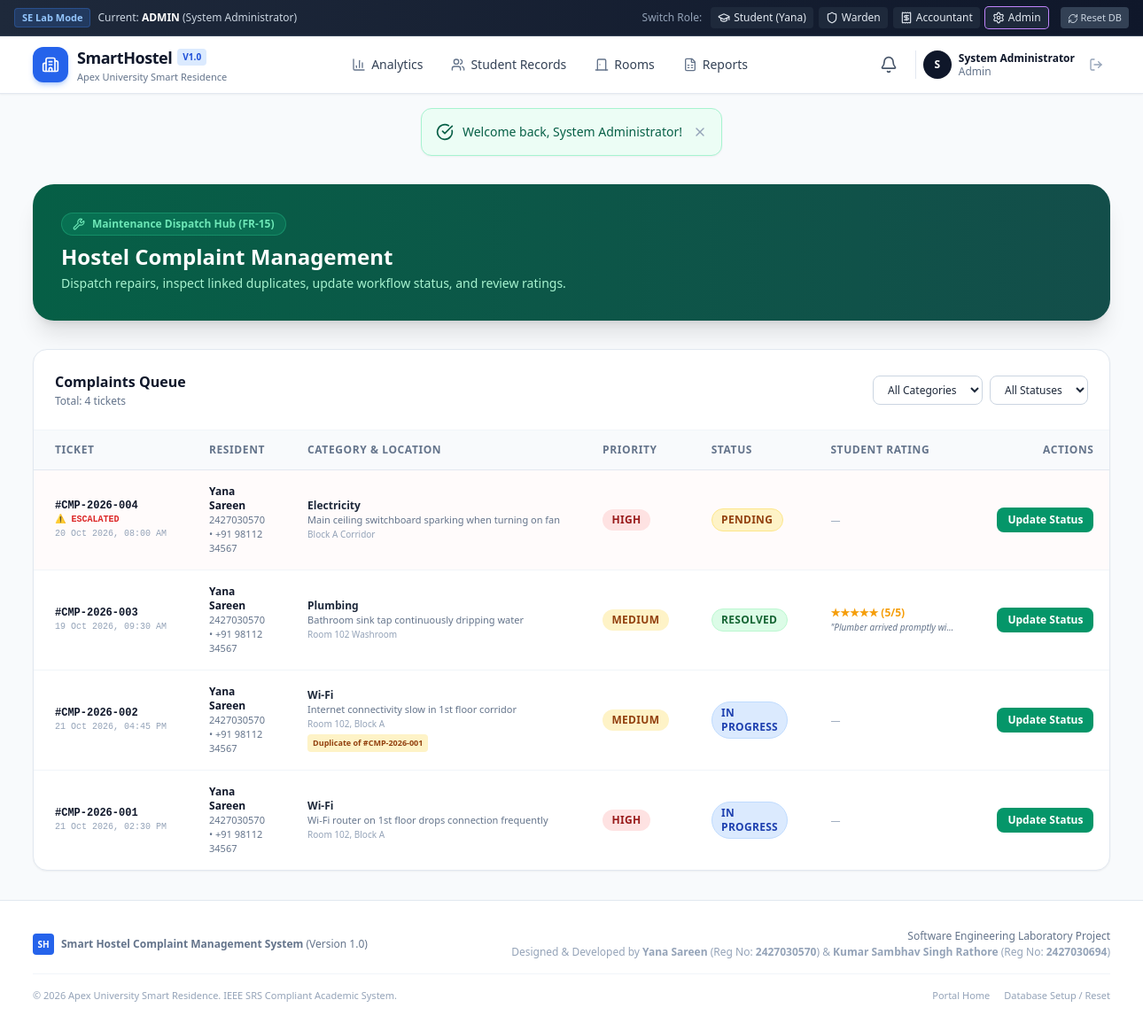
Page /warden_complaints.php (signed in) on the committed database.
### tables this page shows
CREATE TABLE `complaints` (
  `id` INT AUTO_INCREMENT PRIMARY KEY,
  `ticket_id` VARCHAR(30) NOT NULL UNIQUE,
  `student_id` INT NOT NULL,
  `room_id` INT DEFAULT NULL,
  `location_details` VARCHAR(150) DEFAULT NULL,
  `category` ENUM('Electricity', 'Plumbing', 'Wi-Fi', 'Cleaning', 'Furniture', 'Other') NOT NULL,
  `priority` ENUM('High', 'Medium', 'Low') NOT NULL DEFAULT 'Medium',
  `title` VARCHAR(150) NOT NULL,
  `description` TEXT NOT NULL,
  `status` ENUM('Pending', 'In Progress', 'Resolved') NOT NULL DEFAULT 'Pending',
  `is_escalated` TINYINT(1) NOT NULL DEFAULT 0,
  `parent_duplicate_id` INT DEFAULT NULL,
  `assigned_staff_id` INT DEFAULT NULL,
  `staff_notes` TEXT DEFAULT NULL,
  `resolved_at` DATETIME DEFAULT NULL,
  `created_at` DATETIME DEFAULT CURRENT_TIMESTAMP,
  FOREIGN KEY (`student_id`) REFERENCES `students`(`id`) ON DELETE CASCADE,
  FOREIGN KEY (`room_id`) REFERENCES `rooms`(`id`) ON DELETE SET NULL,
  FOREIGN KEY (`assigned_staff_id`) REFERENCES `users`(`id`) ON DELETE SET NULL
);

CREATE TABLE `users` (
  `id` INT AUTO_INCREMENT PRIMARY KEY,
  `name` VARCHAR(100) NOT NULL,
  `email` VARCHAR(100) NOT NULL UNIQUE,
  `password` VARCHAR(255) NOT NULL,
  `role` ENUM('student', 'warden', 'accountant', 'admin') NOT NULL DEFAULT 'student',
  `phone` VARCHAR(20) DEFAULT NULL,
  `reg_no` VARCHAR(50) DEFAULT NULL,
  `avatar` VARCHAR(255) DEFAULT 'assets/img/default-avatar.png',
  `created_at` DATETIME DEFAULT CURRENT_TIMESTAMP
);

CREATE TABLE `students` (
  `id` INT AUTO_INCREMENT PRIMARY KEY,
  `user_id` INT NOT NULL,
  `reg_no` VARCHAR(50) NOT NULL UNIQUE,
  `room_id` INT DEFAULT NULL,
  `department` VARCHAR(100) NOT NULL,
  `year` VARCHAR(20) NOT NULL DEFAULT '2nd Year',
  `gender` ENUM('Male', 'Female', 'Other') NOT NULL DEFAULT 'Female',
  `emergency_contact` VARCHAR(150) DEFAULT NULL,
  `check_in_date` DATE DEFAULT NULL,
  `check_out_date` DATE DEFAULT NULL,
  `status` VARCHAR(50) NOT NULL DEFAULT 'Active Resident',
  FOREIGN KEY (`user_id`) REFERENCES `users`(`id`) ON DELETE CASCADE,
  FOREIGN KEY (`room_id`) REFERENCES `rooms`(`id`) ON DELETE SET NULL
);

CREATE TABLE `complaint_feedback` (
  `id` INT AUTO_INCREMENT PRIMARY KEY,
  `complaint_id` INT NOT NULL UNIQUE,
  `student_id` INT NOT NULL,
  `rating` INT NOT NULL CHECK (`rating` >= 1 AND `rating` <= 5),
  `comment` TEXT DEFAULT NULL,
  `created_at` DATETIME DEFAULT CURRENT_TIMESTAMP,
  FOREIGN KEY (`complaint_id`) REFERENCES `complaints`(`id`) ON DELETE CASCADE,
  FOREIGN KEY (`student_id`) REFERENCES `students`(`id`) ON DELETE CASCADE
);

### config.php (called while the page is built, shortened)
<?php
function time_ago($datetime) {
    $time = strtotime($datetime);
    $diff = time() - $time;
    return date('d M Y, h:i A', $time);
}

### warden_complaints.php (the view, shortened to what this page needs)
<?php
require_once __DIR__ . '/config.php';
$db = get_db();
$sql_cmp = "SELECT c.*, s.reg_no, u.name as student_name, u.phone as student_phone, r.room_number, r.block,
                   cf.rating, cf.comment as feedback_comment,
                   p.ticket_id as parent_ticket_num
            FROM complaints c
            JOIN students s ON c.student_id = s.id
            JOIN users u ON s.user_id = u.id
            LEFT JOIN rooms r ON c.room_id = r.id
            LEFT JOIN complaint_feedback cf ON c.id = cf.complaint_id
            LEFT JOIN complaints p ON c.parent_duplicate_id = p.id
            WHERE 1=1 ";
$params_cmp = [];
$sql_cmp .= " ORDER BY c.is_escalated DESC, c.id DESC";
$stmt = $db->prepare($sql_cmp);
$stmt->execute($params_cmp);
$all_complaints = $stmt->fetchAll();
require_once __DIR__ . '/includes/header.php';
require_once __DIR__ . '/includes/navbar.php';
?>
<div class="max-w-7xl mx-auto px-4 sm:px-6 lg:px-8 py-8 space-y-8">
    <div class="bg-gradient-to-r from-emerald-800 to-teal-900 rounded-3xl p-6 sm:p-8 text-white shadow-xl flex flex-col sm:flex-row sm:items-center justify-between gap-4">
        <div>
            <div class="inline-flex items-center gap-2 px-3 py-1 rounded-full text-xs font-semibold bg-emerald-500/20 text-emerald-300 border border-emerald-400/30 mb-2">
                <i data-lucide="wrench" class="w-3.5 h-3.5"></i> Maintenance Dispatch Hub (FR-15)
            </div>
            <h1 class="text-2xl font-black">Hostel Complaint Management</h1>
            <p class="text-xs sm:text-sm text-emerald-200 mt-1">Dispatch repairs, inspect linked duplicates, update workflow status, and review ratings.</p>
        </div>
    </div>
    <div class="bg-white rounded-2xl border border-slate-200 shadow-sm overflow-hidden">
        <div class="p-6 border-b border-slate-100 flex flex-col sm:flex-row sm:items-center justify-between gap-4">
            <div>
                <h3 class="font-bold text-slate-900 text-base">Complaints Queue</h3>
                <p class="text-xs text-slate-500 mt-0.5">Total: <?= count($all_complaints) ?> tickets</p>
            </div>
            <form method="GET" action="warden_complaints.php" class="flex flex-wrap items-center gap-2 text-xs">
                <select name="cat" onchange="this.form.submit()" class="px-3 py-1.5 rounded-lg border border-slate-300 bg-white">
                    <option value="">All Categories</option>
                </select>
                <select name="status" onchange="this.form.submit()" class="px-3 py-1.5 rounded-lg border border-slate-300 bg-white">
                    <option value="">All Statuses</option>
                </select>
            </form>
        </div>
        <div class="overflow-x-auto">
            <table class="w-full text-left text-xs text-slate-600">
                <thead class="bg-slate-50 text-slate-500 uppercase tracking-wider font-semibold border-b border-slate-200">
                    <tr>
                        <th class="px-6 py-3.5">Ticket</th>
                        <th class="px-6 py-3.5">Resident</th>
                        <th class="px-6 py-3.5">Category & Location</th>
                        <th class="px-6 py-3.5">Priority</th>
                        <th class="px-6 py-3.5">Status</th>
                        <th class="px-6 py-3.5">Student Rating</th>
                        <th class="px-6 py-3.5 text-right">Actions</th>
                    </tr>
                </thead>
                <tbody class="divide-y divide-slate-100">
                    <?php foreach ($all_complaints as $c): ?>
                        <tr class="hover:bg-slate-50/80 transition <?= $c['is_escalated'] && $c['status'] !== 'Resolved' ? 'bg-red-50/30' : '' ?>">
                            <td class="px-6 py-4 font-mono font-bold text-slate-900 whitespace-nowrap">
                                #<?= htmlspecialchars($c['ticket_id']) ?>
                                <?php if ($c['is_escalated']): ?>
                                    <span class="block text-[10px] text-red-600 font-bold">⚠️ ESCALATED</span>
                                <?php endif; ?>
                                <span class="block text-[10px] text-slate-400 font-normal"><?= time_ago($c['created_at']) ?></span>
                            </td>
                            <td class="px-6 py-4">
                                <p class="font-bold text-slate-900"><?= htmlspecialchars($c['student_name']) ?></p>
                                <p class="text-[11px] text-slate-500"><?= htmlspecialchars($c['reg_no']) ?> • <?= htmlspecialchars($c['student_phone']) ?></p>
                            </td>
                            <td class="px-6 py-4">
                                <span class="font-semibold text-slate-800"><?= htmlspecialchars($c['category']) ?></span>
                                <p class="text-[11px] text-slate-500 truncate max-w-xs"><?= htmlspecialchars($c['title']) ?></p>
                                <p class="text-[10px] text-slate-400"><?= htmlspecialchars($c['location_details'] ?: 'Room ' . $c['room_number']) ?></p>
                                <?php if ($c['parent_duplicate_id']): ?>
                                    <span class="inline-block px-1.5 py-0.5 text-[9px] bg-amber-100 text-amber-800 rounded font-semibold mt-1">
                                        Duplicate of #<?= htmlspecialchars($c['parent_ticket_num'] ?? 'Parent') ?>
                                    </span>
                                <?php endif; ?>
                            </td>
                            <td class="px-6 py-4">
                                <span class="badge-status <?= $c['priority'] === 'High' ? 'badge-high' : ($c['priority'] === 'Medium' ? 'badge-medium' : 'badge-low') ?>">
                                    <?= htmlspecialchars($c['priority']) ?>
                                </span>
                            </td>
                            <td class="px-6 py-4">
                                <span class="badge-status <?= $c['status'] === 'Resolved' ? 'badge-resolved' : ($c['status'] === 'In Progress' ? 'badge-progress' : 'badge-pending') ?>">
                                    <?= htmlspecialchars($c['status']) ?>
                                </span>
                            </td>
                            <td class="px-6 py-4">
                                <?php if ($c['rating']): ?>
                                    <div class="text-amber-500 font-bold" title="<?= htmlspecialchars($c['feedback_comment']) ?>">
                                        <?= str_repeat('★', $c['rating']) ?> (<?= $c['rating'] ?>/5)
                                    </div>
                                    <p class="text-[10px] text-slate-500 italic truncate max-w-[140px]">"<?= htmlspecialchars($c['feedback_comment']) ?>"</p>
                                <?php else: ?>
                                    <span class="text-slate-400 text-[11px]">—</span>
                                <?php endif; ?>
                            </td>
                            <td class="px-6 py-4 text-right whitespace-nowrap">
                                <button onclick="openModal('updateTicketModal_<?= $c['id'] ?>')" class="px-3 py-1.5 rounded-lg bg-emerald-600 hover:bg-emerald-700 text-white font-semibold transition">
                                    Update Status
                                </button>
                            </td>
                        </tr>
                    <?php endforeach; ?>
                </tbody>
            </table>
        </div>
    </div>
</div>
<?php require_once __DIR__ . '/includes/footer.php'; ?>

### assets/css/styles.css (style rules this page uses)
:root { --primary: #2563eb; --primary-hover: #1d4ed8; --primary-light: #eff6ff; --secondary: #475569; --success: #16a34a; --warning: #f59e0b; --danger: #dc2626; --dark: #0f172a; --card-bg: #ffffff; --border-color: #e2e8f0; }
body { font-family: -apple-system, BlinkMacSystemFont, "Segoe UI", Roboto, "Helvetica Neue", Arial, sans-serif; background-color: #f8fafc; color: #1e293b; min-height: 100vh; display: flex; flex-direction: column; }
.badge-status { display: inline-flex; align-items: center; padding: 0.25rem 0.65rem; border-radius: 9999px; font-size: 0.75rem; font-weight: 600; letter-spacing: 0.025em; text-transform: uppercase; }
.badge-pending { background-color: #fef3c7; color: #92400e; border: 1px solid #fde68a; }
.badge-progress { background-color: #dbeafe; color: #1e40af; border: 1px solid #bfdbfe; }
.badge-resolved { background-color: #dcfce7; color: #166534; border: 1px solid #bbf7d0; }
.badge-high { background-color: #fee2e2; color: #991b1b; }
.badge-medium { background-color: #fef3c7; color: #92400e; }

### rows in the picture
complaints: ticket "CMP-2026-004", is_escalated "⚠️ ESCALATED", created_at "20 Oct 2026, 08:00 AM", users.name "Yana Sareen", student.reg_no "2427030570", users.phone "+91 98112 34567", category "Electricity", title "Main ceiling switchboard sparking when turning on fan", location_details "Block A Corridor", priority "HIGH", status "PENDING"
complaints: ticket "CMP-2026-003", created_at "19 Oct 2026, 09:30 AM", users.name "Yana Sareen", student.reg_no "2427030570", users.phone "+91 98112 34567", category "Plumbing", title "Bathroom sink tap continuously dripping water", location_details "Room 102 Washroom", priority "MEDIUM", status "RESOLVED", complaint_feedback.rating "★★★★★", complaint_feedback.rating "5", complaint_feedback.comment "Plumber arrived promptly wi…"
complaints: ticket "CMP-2026-002", created_at "21 Oct 2026, 04:45 PM", users.name "Yana Sareen", student.reg_no "2427030570", users.phone "+91 98112 34567", category "Wi-Fi", title "Internet connectivity slow in 1st floor corridor", location_details "Room 102, Block A", complaints.ticket_id "CMP-2026-001", priority "MEDIUM", status "IN PROGRESS"
complaints: ticket "CMP-2026-001", created_at "21 Oct 2026, 02:30 PM", users.name "Yana Sareen", student.reg_no "2427030570", users.phone "+91 98112 34567", category "Wi-Fi", title "Wi-Fi router on 1st floor drops connection frequently", location_details "Room 102, Block A", priority "HIGH", status "IN PROGRESS"

### other values in the picture
$current_role "ADMIN"
$user['name'] "System Administrator"
substr($user['name'] ?? 'U', 0, 1) "S"
$role "Admin"
$flash['message'] "Welcome back, System Administrator!"
count($all_complaints) "4"
APP_NAME "Smart Hostel Complaint Management System"
APP_VERSION "1.0"
HOSTEL_NAME "Apex University Smart Residence"
